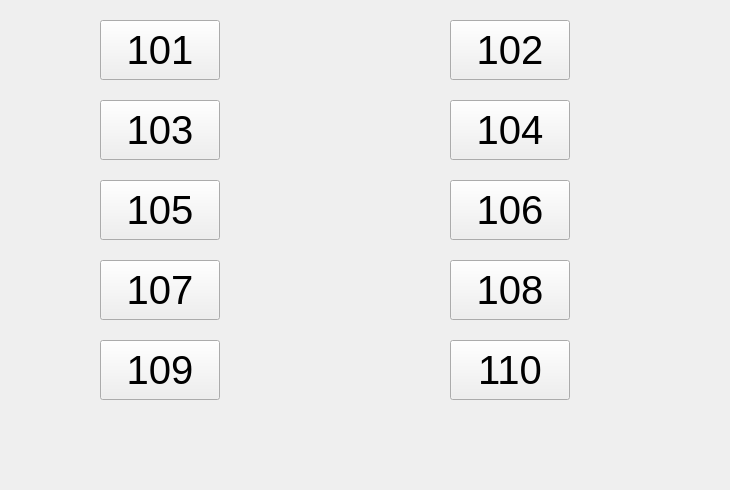
        <widget class="QWidget" name="danrenjian_2">
         <attribute name="title">
          <string>单人间</string>
         </attribute>
         <widget class="QPushButton" name="drj_11">
          <property name="geometry">
           <rect>
            <x>450</x>
            <y>20</y>
            <width>120</width>
            <height>60</height>
           </rect>
          </property>
          <property name="font">
           <font>
            <pointsize>30</pointsize>
           </font>
          </property>
          <property name="toolTip">
           <string>&lt;html&gt;&lt;head/&gt;&lt;body&gt;&lt;p align=&quot;center&quot;&gt;&lt;br/&gt;&lt;/p&gt;&lt;/body&gt;&lt;/html&gt;</string>
          </property>
          <property name="text">
           <string>102</string>
          </property>
         </widget>
         <widget class="QPushButton" name="drj_12">
          <property name="geometry">
           <rect>
            <x>100</x>
            <y>100</y>
            <width>120</width>
            <height>60</height>
           </rect>
          </property>
          <property name="font">
           <font>
            <pointsize>30</pointsize>
           </font>
          </property>
          <property name="text">
           <string>103</string>
          </property>
         </widget>
         <widget class="QPushButton" name="drj_13">
          <property name="geometry">
           <rect>
            <x>100</x>
            <y>180</y>
            <width>120</width>
            <height>60</height>
           </rect>
          </property>
          <property name="font">
           <font>
            <pointsize>30</pointsize>
           </font>
          </property>
          <property name="text">
           <string>105</string>
          </property>
         </widget>
         <widget class="QPushButton" name="drj_14">
          <property name="geometry">
           <rect>
            <x>450</x>
            <y>180</y>
            <width>120</width>
            <height>60</height>
           </rect>
          </property>
          <property name="font">
           <font>
            <pointsize>30</pointsize>
           </font>
          </property>
          <property name="text">
           <string>106</string>
          </property>
         </widget>
         <widget class="QPushButton" name="drj_15">
          <property name="geometry">
           <rect>
            <x>100</x>
            <y>260</y>
            <width>120</width>
            <height>60</height>
           </rect>
          </property>
          <property name="font">
           <font>
            <pointsize>30</pointsize>
           </font>
          </property>
          <property name="text">
           <string>107</string>
          </property>
         </widget>
         <widget class="QPushButton" name="drj_16">
          <property name="geometry">
           <rect>
            <x>450</x>
            <y>260</y>
            <width>120</width>
            <height>60</height>
           </rect>
          </property>
          <property name="font">
           <font>
            <pointsize>30</pointsize>
           </font>
          </property>
          <property name="text">
           <string>108</string>
          </property>
         </widget>
         <widget class="QPushButton" name="drj_17">
          <property name="geometry">
           <rect>
            <x>100</x>
            <y>340</y>
            <width>120</width>
            <height>60</height>
           </rect>
          </property>
          <property name="font">
           <font>
            <pointsize>30</pointsize>
           </font>
          </property>
          <property name="text">
           <string>109</string>
          </property>
         </widget>
         <widget class="QPushButton" name="drj_18">
          <property name="geometry">
           <rect>
            <x>100</x>
            <y>20</y>
            <width>120</width>
            <height>60</height>
           </rect>
          </property>
          <property name="font">
           <font>
            <pointsize>30</pointsize>
            <italic>false</italic>
           </font>
          </property>
          <property name="toolTip">
           <string>&lt;html&gt;&lt;head/&gt;&lt;body&gt;&lt;p align=&quot;center&quot;&gt;&lt;br/&gt;&lt;/p&gt;&lt;/body&gt;&lt;/html&gt;</string>
          </property>
          <property name="text">
           <string>101</string>
          </property>
         </widget>
         <widget class="QPushButton" name="drj_19">
          <property name="geometry">
           <rect>
            <x>450</x>
            <y>100</y>
            <width>120</width>
            <height>60</height>
           </rect>
          </property>
          <property name="font">
           <font>
            <pointsize>30</pointsize>
           </font>
          </property>
          <property name="text">
           <string>104</string>
          </property>
         </widget>
         <widget class="QPushButton" name="drj_20">
          <property name="geometry">
           <rect>
            <x>450</x>
            <y>340</y>
            <width>120</width>
            <height>60</height>
           </rect>
          </property>
          <property name="font">
           <font>
            <pointsize>30</pointsize>
           </font>
          </property>
          <property name="text">
           <string>110</string>
          </property>
         </widget>
         <widget class="QLabel" name="label_5">
          <property name="geometry">
           <rect>
            <x>0</x>
            <y>0</y>
            <width>721</width>
            <height>481</height>
           </rect>
          </property>
          <property name="styleSheet">
           <string notr="true">border-image: url(:/picture/1.jpg);</string>
          </property>
          <property name="text">
           <string/>
          </property>
         </widget>
         <zorder>label_5</zorder>
         <zorder>drj_11</zorder>
         <zorder>drj_12</zorder>
         <zorder>drj_13</zorder>
         <zorder>drj_14</zorder>
         <zorder>drj_15</zorder>
         <zorder>drj_16</zorder>
         <zorder>drj_17</zorder>
         <zorder>drj_18</zorder>
         <zorder>drj_19</zorder>
         <zorder>drj_20</zorder>
        </widget>
